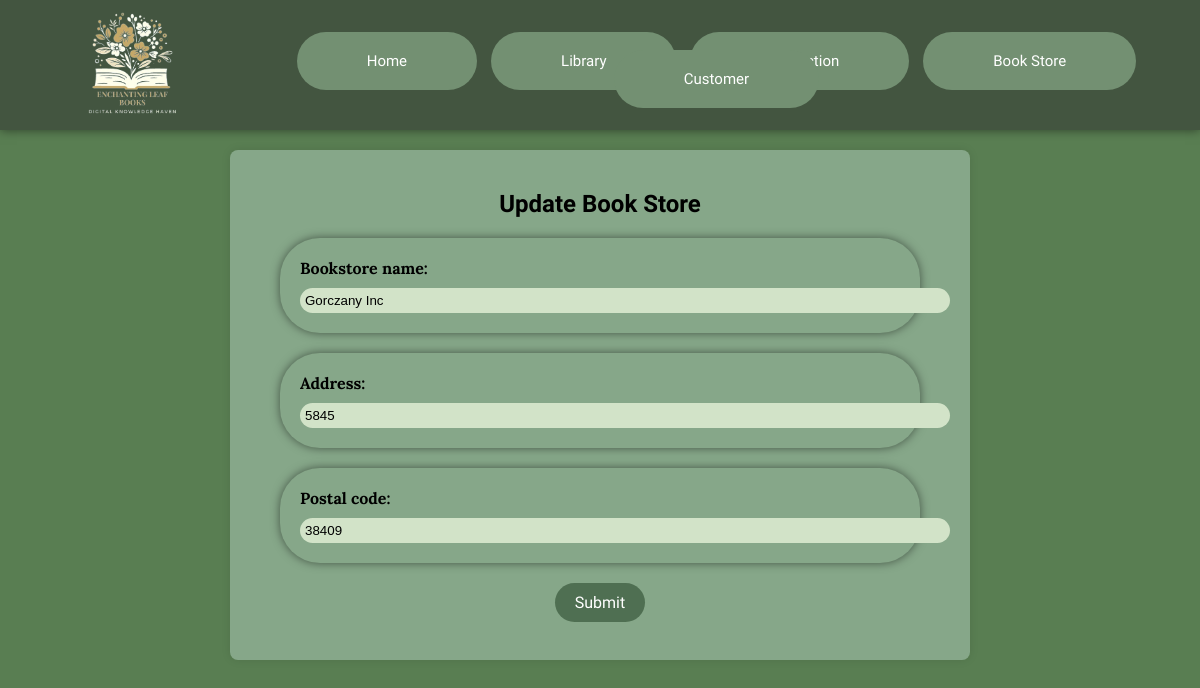
Screenshot of /bookstore_list/2 with the database file from the repository.
### dartaapp/models.py (models this page shows, shortened)
class BaseModel (models.Model) :
    created_at = models.DateTimeField(auto_now_add=True, db_index=True)
    updated_at = models.DateTimeField(auto_now=True)
    class Meta:
        abstract = True

class BookStore (BaseModel) :
    bookstore_name = models.CharField(max_length=100, null=True, blank=True)
    address = models.CharField(max_length=250, null=True, blank=True)
    postal_code = models.IntegerField(null=True, blank=True)

### dartaapp/views.py (the view)
# urls.py: path('bookstore_list/<pk>',  BookStoreUpdateView.as_view(), name='bookstore-update'),
class BookStoreUpdateView(UpdateView):
    model = BookStore
    form_class = BookStoreForm
    template_name = 'CRUD/bookstorecrud/update.html'
    success_url = reverse_lazy('bookstore-list')

### dartaapp/forms.py
class BookStoreForm(ModelForm):
    class Meta:
        model = BookStore
        fields = "__all__"

### dartaapp/templates/CRUD/bookstorecrud/update.html (shortened to what this page needs)
{% extends 'base.html' %}
{% load static %}
    {% block content %}
      <div class="form-container">
        <h2>Update Book Store</h2>
        <form role="form" method="post" novalidate>
                {% include '../../includes/form.html' %}
            <button type='submit' class="btn-submit">Submit</button>
        </form>
        <br>
      </div>
    {% endblock %}

### dartaapp/templates/includes/form.html (shortened to what this page needs)
{% load widget_tweaks %}
{% load static %}
{% for field in form %}
    <div class="col-md-6">
        <div class="form-group">
            {% if field.field.widget.input_type == 'checkbox' %}
                <div class="form-check form-switch">
                    {% render_field field class="form-check-input ms-auto" %}
                    <label class="form-label"
                        for="{{ field.id_for_label }}">{{ field.label }}:</label>
                </div>
            {% else %}
                <label for="{{ field.id_for_label }}" class="form-label">{{ field.label }}: </label>
                {% render_field field class="form-control" %}
            {% endif %}
        </div>
    </div>
{% endfor %}

### dartaapp/static/css/style.css (style rules this page uses)
body { margin: 0; background-color: #597E52; }
label { font-family: 'Lora'; color: #ffffff; }
input { background-color: #86A789; }
button { background-color: #435540; border-radius: 5vh; color: #ffffff; padding: 5px 10px; margin-right: 10px; }
.form-container { max-width: 700px; margin: 20px auto; padding: 20px; background-color: #86A789; border-radius: 8px; box-shadow: 0 0 10px rgba(0, 0, 0, 0.1); }
.form-container h2 { font-family: 'Rubik Doodle Shadow'; text-align: center; }
.form-container button { display: block; margin: 0 auto; }
.form-group { max-width: 600px; margin: 20px auto; padding: 20px; background-color: #86A789; border-radius: 5vh; box-shadow: 0 0 10px rgba(0, 0, 0, 0.5); }
.form-label { font-family: 'Lora'; color: #000000; font-weight: bolder; }
.form-control { display: flex; margin-top: 10px; width: 80vh; padding: 5px; background-color: #D2E3C8; border-radius: 5vh; border: none; }
.btn-submit { font-family: 'Rubik Doodle Shadow'; background-color: #4F6F52; color: #fff; padding: 10px 20px; border: none; border-radius: 10vh; cursor: pointer; font-size: 16px; }

### rows the page displays
BookStore: bookstore_name "Gorczany Inc" "5845" "38409"

### other values shown
{{ field.label }} "Bookstore name" "Address" "Postal code"
